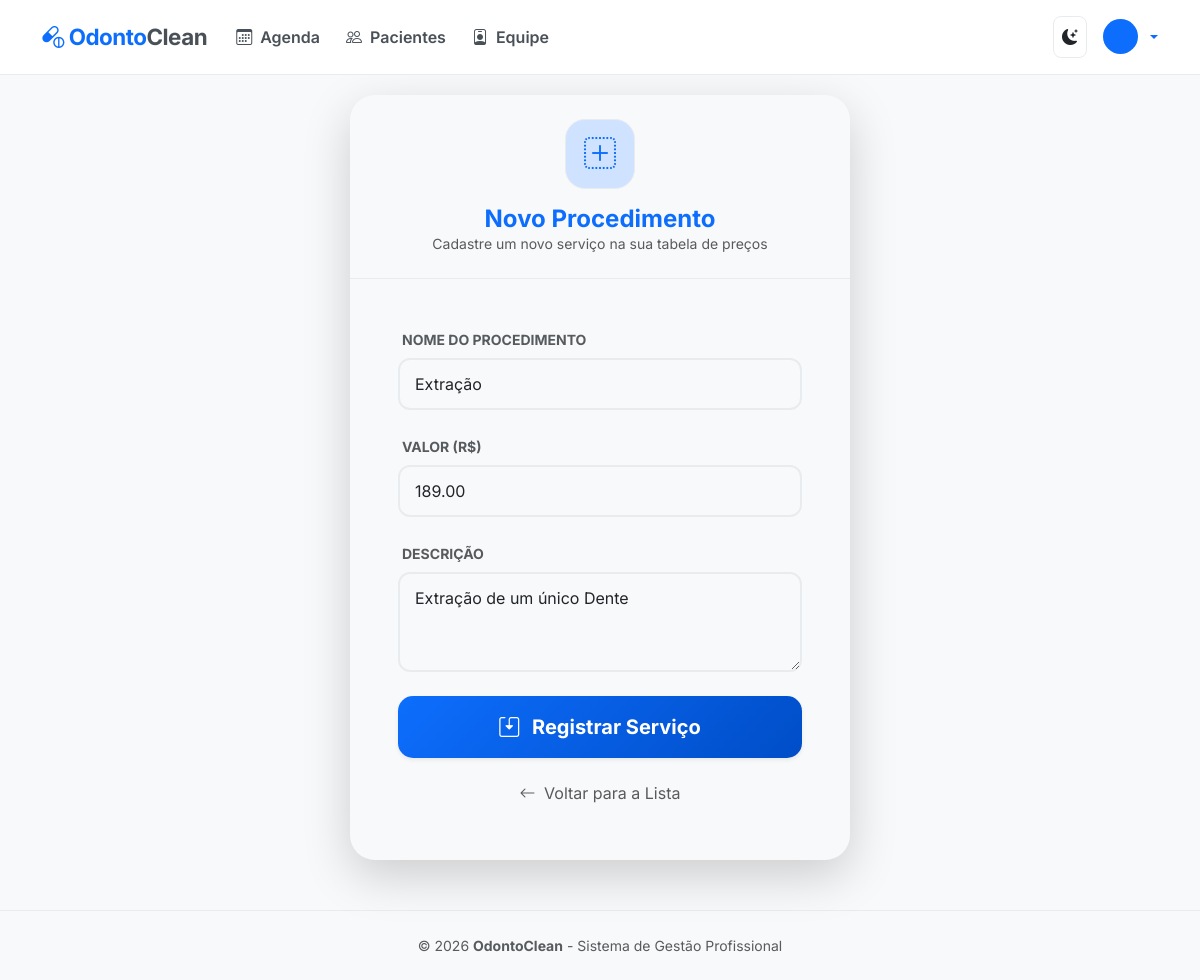
/procedimentos/editar/2/, run on the app's committed database.
### agendamentos/models.py (models this page shows, shortened)
class Procedimento(models.Model):
    nome = models.CharField(max_length=100, verbose_name="Nome do Procedimento")
    descricao = models.TextField(blank=True, null=True, verbose_name="Descrição")
    valor = models.DecimalField(max_digits=10, decimal_places=2, verbose_name="Valor (R$)")

### agendamentos/views.py (the view)
# urls.py: path('procedimentos/editar/<int:pk>/', views.procedimento_editar, name='procedimento_editar'),
def procedimento_editar(request, pk):
    procedimento = get_object_or_404(Procedimento, pk=pk)
    if request.method == "POST":
        form = ProcedimentoForm(request.POST, instance=procedimento)
        if form.is_valid():
            form.save()
            return redirect('procedimentos_lista')
    else:
        form = ProcedimentoForm(instance=procedimento)
    return render(request, 'agendamentos/form_procedimento.html', {'form': form})

### agendamentos/forms.py
class ProcedimentoForm(forms.ModelForm):
    class Meta:
        model = Procedimento
        fields = ['nome', 'valor', 'descricao']
        widgets = {
            'nome': forms.TextInput(attrs={'class': 'form-control', 'placeholder': 'Ex: Limpeza'}),
            'valor': forms.NumberInput(attrs={'class': 'form-control', 'step': '0.01'}),
            'descricao': forms.Textarea(attrs={'class': 'form-control', 'rows': 3}),
        }

### agendamentos/templates/agendamentos/form_procedimento.html (shortened to what this page needs)
{% extends 'agendamentos/base.html' %}
{% block content %}
<div class="container d-flex align-items-center justify-content-center" style="min-height: 80vh;">
    <div class="card shadow-lg border-0 animate__animated animate__fadeInDown"
         style="max-width: 500px; border-radius: 25px; background: var(--bg-card);">
        <div class="p-4 text-center border-bottom" style="border-color: var(--border-color) !important;">
            <div class="icon-box-service bg-primary-subtle text-primary mb-3 mx-auto">
                <i class="bi bi-plus-square-dotted fs-2"></i>
            </div>
            <h2 class="fw-bold h4 m-0" style="color: var(--primary-blue);">Novo Procedimento</h2>
            <p class="text-muted small mb-0">Cadastre um novo serviço na sua tabela de preços</p>
        </div>
        <div class="card-body p-4 p-md-5">
            <form method="post" novalidate>
                {% for field in form %}
                    <div class="mb-4">
                        <label class="form-label fw-bold small text-muted text-uppercase mb-2 ms-1">
                            {{ field.label }}
                        </label>
                        <div class="input-group-modern">
                            {{ field }}
                        </div>
                    </div>
                {% endfor %}
                <div class="d-grid gap-3 mt-4">
                    <button type="submit" class="btn btn-primary btn-lg py-3 fw-bold shadow-sm save-service-btn">
                        <i class="bi bi-save2 me-2"></i> Registrar Serviço
                    </button>
                    <a href="{% url 'procedimentos_lista' %}" class="btn btn-link text-muted text-decoration-none small">
                        <i class="bi bi-arrow-left me-1"></i> Voltar para a Lista
                    </a>
                </div>
            </form>
        </div>
    </div>
</div>
{% endblock %}

### agendamentos/templates/agendamentos/base.html (style rules this page uses)
:root { --bg-body: #f8f9fa; --bg-navbar: #ffffff; --text-main: #212529; --primary-blue: #0d6efd; --border-color: #e9ecef; --nav-link: #495057; }
body { background-color: var(--bg-body); color: var(--text-main); font-family: 'Inter', sans-serif; transition: background 0.3s ease; }

### agendamentos/templates/agendamentos/form_procedimento.html (style rules this page uses)
.icon-box-service { width: 70px; height: 70px; background: var(--bg-body); border-radius: 20px; display: flex; align-items: center; justify-content: center; border: 1px solid var(--border-color); }
.modern-input-field { background-color: var(--bg-body) !important; border: 2px solid var(--border-color) !important; border-radius: 12px !important; padding: 12px 15px !important; color: var(--text-main) !important; transition: all 0.3s cubic-bezier(0.4, 0, 0.2, 1); }
.save-service-btn { border-radius: 15px; background: linear-gradient(135deg, var(--primary-blue) 0%, #004dc7 100%); border: none; transition: 0.3s; }

### data on the page
Procedimento: form "Extração" "189.00" "Extração de um único Dente"

### other printed values
{{ field.label }} "NOME DO PROCEDIMENTO" "VALOR (R$)" "DESCRIÇÃO"
